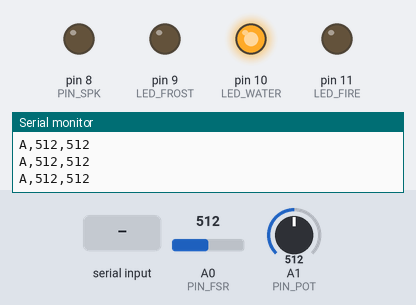
The sketch below on a simulated Arduino Uno, built with avr-gcc and run on an emulated ATmega328P. Shown: output pins drawn as LEDs (lit = HIGH), the last lines printed to the serial monitor. Dashed ring = blinking. The inputs (shaded band) are chosen by the test bench; at power-on: A1 (PIN_POT) = 512, A0 (PIN_FSR) = 512.

Above: at 1.2 s.
1.3 s: A1 (PIN_POT) set to 645
2.8 s: A1 (PIN_POT) set to 667
At 2.88 s:
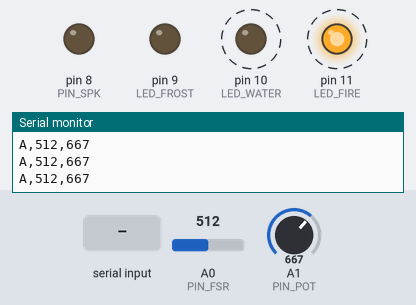
5.8 s: A1 (PIN_POT) set to 306
At 6.5 s:
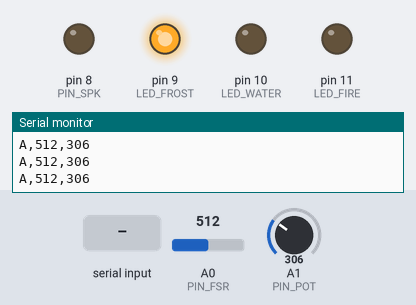
7.3 s: "S,45\n" received over Serial
Timing chart, 0 to 9.8 s (numbered marks = the images above; inputs shaded):
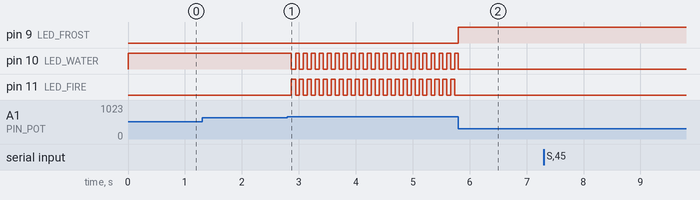

Measured:
- the behaviour switches between 659 and 660 on A1 (PIN_POT) (found by bisection; images 0 and 1)
- after the input at 2.8 s, pin 10 (LED_WATER), pin 11 (LED_FIRE): alternates HIGH for 0.07 s and LOW for 0.07 s, starting after 0.07 s
- after the input at 5.8 s, pin 9 (LED_FROST): LOW → HIGH at once; pin 10 (LED_WATER): goes on until 5.8 s, then stays LOW; pin 11 (LED_FIRE): stops changing and stays LOW

The sketch:

thermal_front_controller.ino
```cpp
/*
  THERMAL FRONT - Arduino controller
  ----------------------------------
  Inputs : FSR on A0 (ship height), potentiometer on A1 (temperature)
  Outputs: piezo on pin 8 (all game sounds), LEDs on 9 (frost/blue),
           10 (water/green), 11 (fire/red)

  Wiring
    FSR     : one leg to 5V, other leg to A0 AND to GND through a 10k resistor
    Pot     : outer pins to 5V and GND, middle pin (wiper) to A1
              (if frost/fire feel backwards, swap the 5V and GND outer pins)
    Piezo   : one leg to pin 8, other leg to GND
    LEDs    : pin -> 220 ohm resistor -> LED long leg, LED short leg -> GND

  Serial protocol (115200 baud)
    Arduino -> PC : "A,<fsr 0-1023>,<pot 0-1023>\n"  about 50 times a second
    PC -> Arduino : "S<id>\n"  play sound id      (S0 = stop)
                    "L<mode>\n" LED mode: 0 = follow pot, 1 = power-up flicker,
                                          2 = victory chase, 3 = game-over pulse

  No pitches.h needed: the notes are defined below.
  Close the Arduino Serial Monitor before running the game (only one program
  can use the USB port at a time).
*/

#include <avr/pgmspace.h>

const uint8_t PIN_FSR   = A0;
const uint8_t PIN_POT   = A1;
const uint8_t PIN_SPK   = 8;
const uint8_t LED_FIRE  = 11;
const uint8_t LED_WATER = 10;
const uint8_t LED_FROST = 9;

// ---- notes (Hz) ----
#define NOTE_G3  196
#define NOTE_A3  220
#define NOTE_B3  247
#define NOTE_C4  262
#define NOTE_D4  294
#define NOTE_E4  330
#define NOTE_F4  349
#define NOTE_G4  392
#define NOTE_GS4 415
#define NOTE_A4  440
#define NOTE_AS4 466
#define NOTE_B4  494
#define NOTE_C5  523
#define NOTE_D5  587
#define NOTE_E5  659
#define NOTE_F5  698
#define NOTE_G5  784
#define NOTE_A5  880
#define NOTE_B5  988
#define NOTE_C6  1047
#define NOTE_D6  1175
#define NOTE_E6  1319
#define NOTE_G6  1568

// ---- sounds: {frequency, duration_ms} pairs, frequency 0 = rest, duration 0 = end ----

// 1 GAME START: AA...ABC...AA...ABC...AA
const uint16_t SND_START[] PROGMEM = {
  NOTE_A4,110, NOTE_A4,110, 0,110,
  NOTE_A4,110, NOTE_B4,110, NOTE_C5,160, 0,110,
  NOTE_A4,110, NOTE_A4,110, 0,110,
  NOTE_A4,110, NOTE_B4,110, NOTE_C5,160, 0,110,
  NOTE_A4,140, NOTE_A4,320, 0,0 };
// 2 FROST pew: high, glassy chirp
const uint16_t SND_PEW_FROST[] PROGMEM = { 2600,16, 3300,16, 2800,16, 3500,24, 0,0 };
// 3 WATER pew: bubbly bloop
const uint16_t SND_PEW_WATER[] PROGMEM = { 480,24, 760,24, 600,32, 0,0 };
// 4 FIRE pew: falling laser
const uint16_t SND_PEW_FIRE[]  PROGMEM = { 1500,14, 1200,14, 950,14, 750,14, 600,20, 0,0 };
// 5 ENEMY laser pew: low and short
const uint16_t SND_PEW_ENEMY[] PROGMEM = { 520,14, 380,14, 280,18, 210,24, 0,0 };
// 6 ENEMY HIT: tick
const uint16_t SND_HIT[]       PROGMEM = { 330,16, 190,22, 0,0 };
// 7 ENEMY HEAL: soft rising two-note
const uint16_t SND_HEAL[]      PROGMEM = { 660,40, 880,70, 0,0 };
// 8 ENEMY DESTROYED: falling crunch
const uint16_t SND_DIE[]       PROGMEM = { 600,30, 450,30, 330,36, 240,40, 160,50, 110,70, 0,0 };
// 9 ENEMY UPGRADE: ominous rise
const uint16_t SND_UPGRADE[]   PROGMEM = { NOTE_G3,60, NOTE_C4,60, NOTE_G4,60, NOTE_C5,110, 0,0 };
// 10 PLAYER HIT: harsh buzz
const uint16_t SND_PLAYER_HIT[] PROGMEM = { 160,55, 110,55, 160,55, 90,90, 0,0 };
// 11 STAR / POWER UP: fast sparkling arpeggio
const uint16_t SND_STAR[]      PROGMEM = { NOTE_C5,45, NOTE_E5,45, NOTE_G5,45, NOTE_C6,45, NOTE_E6,45, NOTE_G6,130, 0,0 };
// 12 POWER DOWN: slow descent
const uint16_t SND_POWERDOWN[] PROGMEM = { NOTE_C6,70, NOTE_G5,70, NOTE_E5,70, NOTE_C5,70, NOTE_G4,70, NOTE_C4,170, 0,0 };
// 13 ALLIANCE TOKEN: trill that is clearly not the star sound
const uint16_t SND_TOKEN[]     PROGMEM = { NOTE_E5,65, NOTE_B5,65, NOTE_E5,65, NOTE_B5,65, NOTE_E6,170, 0,0 };
// 14 LEVEL UP: A C B D F E
const uint16_t SND_LEVELUP[]   PROGMEM = { NOTE_A4,130, NOTE_C5,130, NOTE_B4,130, NOTE_D5,130, NOTE_F5,130, NOTE_E5,340, 0,0 };
// 15 WAVE CLEARED: little chime
const uint16_t SND_WAVE_CLEAR[] PROGMEM = { NOTE_G5,70, NOTE_C6,130, 0,0 };
// 16 GAME OVER: sad descent
const uint16_t SND_GAMEOVER[]  PROGMEM = { NOTE_E4,230, NOTE_D4,230, NOTE_C4,230, NOTE_B3,230, 0,120, NOTE_A3,600, 0,0 };
// 17 WIN FANFARE
const uint16_t SND_WIN[]       PROGMEM = {
  NOTE_C5,110, NOTE_C5,110, NOTE_C5,110, NOTE_C5,320,
  NOTE_GS4,320, NOTE_AS4,320, NOTE_C5,170, NOTE_AS4,100, NOTE_C5,520,
  0,140, NOTE_E5,170, NOTE_G5,170, NOTE_C6,720, 0,0 };
// 18 FIREWORK POP (only heard after the fanfare, lowest priority)
const uint16_t SND_FW_POP[]    PROGMEM = { 1800,8, 900,10, 400,18, 150,26, 0,0 };
// 19 MENU MOVE
const uint16_t SND_MENU_MOVE[] PROGMEM = { NOTE_A5,25, 0,0 };
// 20 MENU SELECT
const uint16_t SND_MENU_SEL[]  PROGMEM = { NOTE_E5,50, NOTE_B5,100, 0,0 };

const uint8_t N_SOUNDS = 21;
const uint16_t* SOUND_TABLE[N_SOUNDS] = {
  NULL, SND_START, SND_PEW_FROST, SND_PEW_WATER, SND_PEW_FIRE, SND_PEW_ENEMY,
  SND_HIT, SND_HEAL, SND_DIE, SND_UPGRADE, SND_PLAYER_HIT,
  SND_STAR, SND_POWERDOWN, SND_TOKEN, SND_LEVELUP, SND_WAVE_CLEAR,
  SND_GAMEOVER, SND_WIN, SND_FW_POP, SND_MENU_MOVE, SND_MENU_SEL };

// A new sound only interrupts the current one if its priority is >= the current one.
const uint8_t SOUND_PRIO[N_SOUNDS] = {
  0, 8, 2, 2, 2, 1,
  3, 3, 4, 4, 5,
  6, 5, 6, 7, 5,
  8, 9, 1, 3, 5 };

// ---- non-blocking sound sequencer ----
const uint16_t* seqPtr = NULL;
uint8_t  seqPrio = 0;
uint32_t noteEnd = 0;

void playNext() {
  uint16_t f = pgm_read_word(seqPtr);
  uint16_t d = pgm_read_word(seqPtr + 1);
  if (d == 0) {                       // end of sound
    seqPtr = NULL; seqPrio = 0; noTone(PIN_SPK);
    return;
  }
  if (f == 0) noTone(PIN_SPK); else tone(PIN_SPK, f);
  noteEnd = millis() + d;
  seqPtr += 2;
}

void startSound(int id) {
  if (id <= 0) { noTone(PIN_SPK); seqPtr = NULL; seqPrio = 0; return; }
  if (id >= N_SOUNDS) return;
  if (seqPtr != NULL && SOUND_PRIO[id] < seqPrio) return;
  seqPtr = SOUND_TABLE[id];
  seqPrio = SOUND_PRIO[id];
  playNext();
}

void updateSound() {
  if (seqPtr != NULL && (int32_t)(millis() - noteEnd) >= 0) playNext();
}

// ---- LEDs ----
uint8_t ledMode = 0;
int lastPot = 512;
const int POT_THIRD = 341;
const int POT_DZ = 22;                // must match POT_DZ in the game

void setLeds(bool r, bool w, bool f) {
  digitalWrite(LED_FIRE, r);
  digitalWrite(LED_WATER, w);
  digitalWrite(LED_FROST, f);
}

void updateLeds() {
  uint32_t now = millis();
  if (ledMode == 2) { uint8_t s = (now / 110) % 3; setLeds(s == 0, s == 1, s == 2); return; }
  if (ledMode == 3) { setLeds(((now / 500) % 2) == 0, false, false); return; }
  if (ledMode == 1 && ((now / 70) % 2)) { setLeds(true, true, true); return; }

  int p = lastPot;
  if (p < POT_THIRD - POT_DZ)          setLeds(false, false, true);    // frost
  else if (p <= POT_THIRD + POT_DZ) {                                  // switching frost/water
    bool a = ((now / 70) % 2) == 0; setLeds(false, !a, a);
  }
  else if (p < 2 * POT_THIRD - POT_DZ) setLeds(false, true, false);    // water
  else if (p <= 2 * POT_THIRD + POT_DZ) {                              // switching water/fire
    bool a = ((now / 70) % 2) == 0; setLeds(!a, a, false);
  }
  else                                  setLeds(true, false, false);   // fire
}

// ---- serial commands from the game ----
char cmdBuf[8];
uint8_t cmdLen = 0;

void handleCmd() {
  if (cmdBuf[0] == 'S') startSound(atoi(cmdBuf + 1));
  else if (cmdBuf[0] == 'L') ledMode = atoi(cmdBuf + 1);
}

void readSerial() {
  while (Serial.available()) {
    char c = Serial.read();
    if (c == '\n' || c == '\r') {
      if (cmdLen > 0) { cmdBuf[cmdLen] = 0; handleCmd(); cmdLen = 0; }
    } else if (cmdLen < sizeof(cmdBuf) - 1) {
      cmdBuf[cmdLen++] = c;
    }
  }
}

uint32_t lastSend = 0;

void setup() {
  pinMode(PIN_SPK, OUTPUT);
  pinMode(LED_FIRE, OUTPUT);
  pinMode(LED_WATER, OUTPUT);
  pinMode(LED_FROST, OUTPUT);
  Serial.begin(115200);
  Serial.println("READY");
}

void loop() {
  readSerial();
  updateSound();

  if (millis() - lastSend >= 20) {
    lastSend = millis();
    analogRead(PIN_FSR);                      // throwaway read lets the ADC settle
    int fsr = analogRead(PIN_FSR);
    analogRead(PIN_POT);
    int pot = analogRead(PIN_POT);
    lastPot = pot;
    Serial.print("A,");
    Serial.print(fsr);
    Serial.print(',');
    Serial.println(pot);
  }
  updateLeds();
}
```
